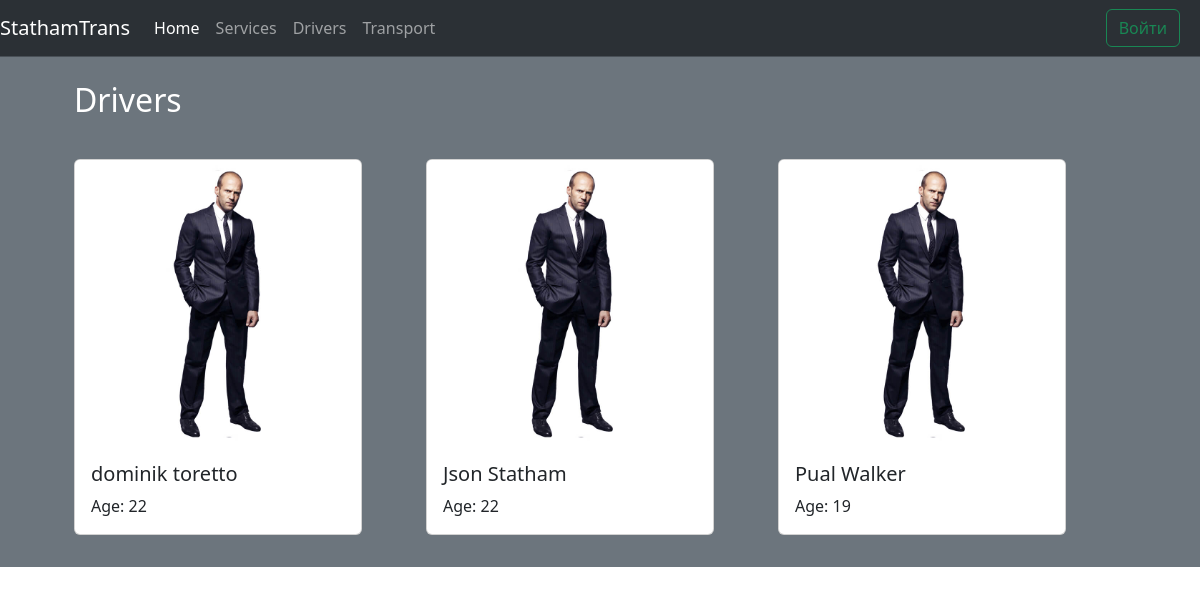
Page /home/drivers/ on the committed database.
### order/models.py (models this page shows, shortened)
class Driver(AbstractUser):
    first_name = models.CharField(max_length=255, blank=False)
    last_name = models.CharField(max_length=255, blank=False)
    date_of_birth = models.DateField()
    email = models.EmailField()
    phone_number = models.CharField(max_length=50)
    groups = models.ManyToManyField('auth.Group', related_name='drivers', blank=True)
    @property
    def age(self):
        today = date.today()
        age = today.year - self.date_of_birth.year
        if today.month < self.date_of_birth.month or (
                today.month == self.date_of_birth.month and today.day < self.date_of_birth.day):
            age -= 1
        return age
    REQUIRED_FIELDS = ['first_name', 'last_name',
                       'email', 'date_of_birth', 'phone_number']
    USERNAME_FIELD = 'username'
    objects = MyUserManager()

### order/views.py (the view)
def drivers_list(request):
    lst = Driver.objects.exclude(is_staff=True)
    return render(request, 'order/drivers_list.html', context={'drivers_list': lst})

### order/templates/order/drivers_list.html
{% extends "base_generic.html" %}
{% block content %}
{% if drivers_list %}
<section class="services bg-secondary pt-4">
    <div class="container">
        <h2 style="margin-left: 2rem; color: white">Drivers</h2>
        <div class="services__inner d-flex flex-wrap">
            {% for driver in drivers_list %}
            <div class="card" style="width: 18rem; margin: 2rem">
                <img src="../../static/images/rostovaja-figura-dzhejson-stejtem-jason-statham-1800-mm..jpg" class="card-img-top" alt="...">
                <div class="card-body">
                    <h5 class="card-title">{{ driver.first_name}} {{driver.last_name}}</h5>
                    <p class="card-text">
                       Age: {{driver.age}}
                    </p>
                </div>
            </div>
            {% endfor %}
        </div>
    </div>
</section>
{% else %}
<p>There are no drivers.</p>
{% endif %}
{% endblock %}

### order/static/css/style.css (style rules this page uses)
.services { background-color: #000; }

### rows in the picture
Driver: first_name "dominik", last_name "toretto", age "22"
Driver: first_name "Json", last_name "Statham", age "22"
Driver: first_name "Pual", last_name "Walker", age "19"
